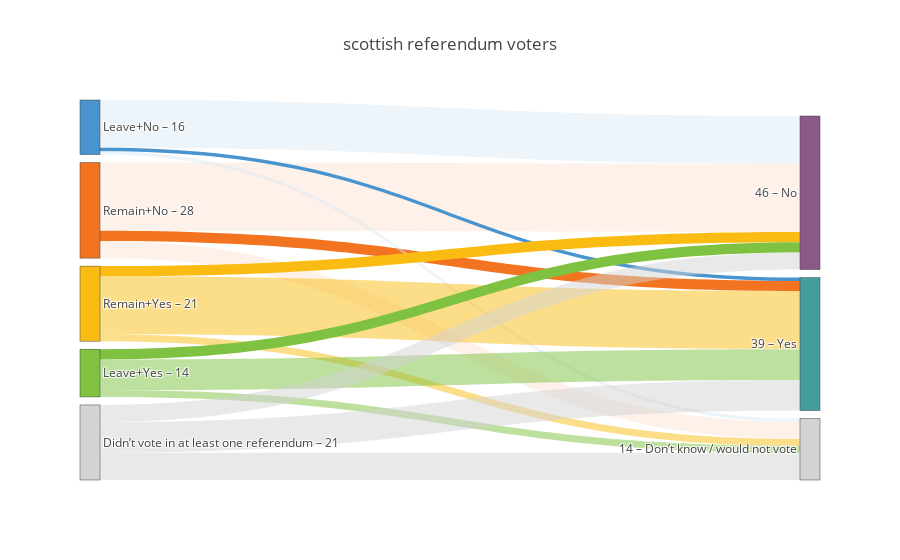

Source (notebook cell):
### Code cell
fig = dict(data=[data_trace], 
           layout=layout)

offline.iplot(fig)

### Figure 1 — Plotly figure (JSON) as saved in the notebook; plotly's stock layout.template omitted (floating-point values rounded to 4 significant figures)
{"data": [{"link": {"color": ["rgba(253, 227, 212, 0.5)", "rgba(242, 116, 32, 1)", "rgba(253, 227, 212, 0.5)", "rgba(219, 233, 246, 0.5)", "rgba(73, 148, 206, 1)", "rgba(219, 233, 246,0.5)", "rgba(250, 188, 19, 1)", "rgba(250, 188, 19, 0.5)", "rgba(250, 188, 19, 0.5)", "rgba(127, 194, 65, 1)", "rgba(127, 194, 65, 0.5)", "rgba(127, 194, 65, 0.5)", "rgba(211, 211, 211, 0.5)", "rgba(211, 211, 211, 0.5)", "rgba(211, 211, 211, 0.5)"], "source": [0, 0, 0, 1, 1, 1, 2, 2, 2, 3, 3, 3, 4, 4, 4], "target": [5, 6, 7, 5, 6, 7, 5, 6, 7, 5, 6, 7, 5, 6, 7], "value": [20, 3, 5, 14, 1, 1, 3, 17, 2, 3, 9, 2, 5, 9, 8]}, "node": {"color": ["#F27420", "#4994CE", "#FABC13", "#7FC241", "#D3D3D3", "#8A5988", "#449E9E", "#D3D3D3"], "label": ["Remain+No – 28", "Leave+No – 16", "Remain+Yes – 21", "Leave+Yes – 14", "Didn’t vote in at least one referendum – 21", "46 – No", "39 – Yes", "14 – Don’t know / would not vote"], "pad": 8, "thickness": 20}, "type": "sankey", "uid": "b008873e-9bbf-11e8-9d82-6030d4660e22"}], "layout": {"title": "scottish referendum voters"}}
